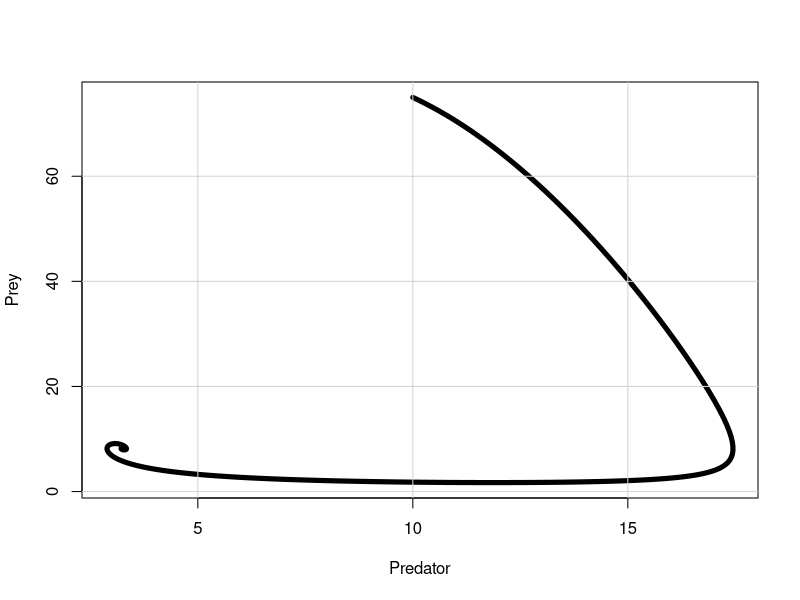
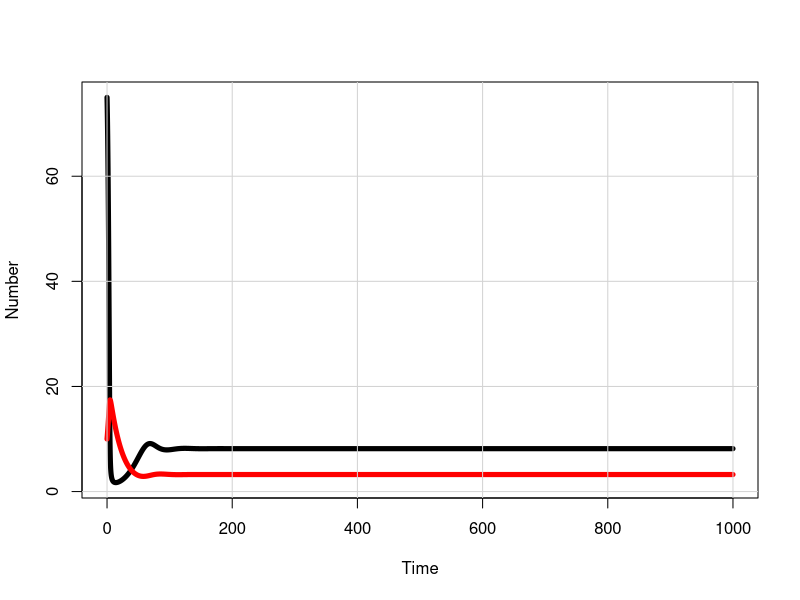

The R source for these figures, in order:
rm(list=ls())
require(deSolve)
#----- The differential equations -----
sir <- function(t, x, p) {
  with(as.list(c(x,p)),{
    #dN <- r*N-a*N*P
    # Classic Lotka-Volterra with exponential growth
    
    # dN <- r*N*(1-N/K)-a*N*P
    # a*N*P - Holling Type I functional response
    
    #dN <- r*N*(1-N/K)- a*P*(N/(1+a*tau*N))
    # a*N/(1+a*tau*N) - Holling Type II 
    
    dN <- r*N*(1-N/K)- P*(a*N^2/(1+a*tau*N^2))
    # a*N^2/(1+a*tau*N^2) - Holling Type III 
    
    #dP <- b*N*P - m*P
    # Holling Type 1 functional response
    
    #dP <- b*P*(N/(1+a*tau*N)) - m*P
    # Holling Type 2 functional response
    
    dP <- b*P*N^2/(1+a*tau*N^2) - m*P
    
    list(c(dN, dP))
  })
}
#----- The main program -------
r <- 0.2 # prey growth rate
a <- 0.01 # prey consumption
b <- 0.001 # conversion to predator
m <- 0.05 # predator death rate
K <- 1000.0 # prey carrying capacity
tau <- 0.5

N0 <- 75.0 # Initial conditions
P0 <- 10.0
times <- seq(0.0, 1000.0, 0.1) # Time sequence
parms <- c(r=r, a=a, b=b, m=m, K=K, tau=tau) # Parameter vector
xstart <- c(N=N0, P=P0) # Initial conditions
my.atol <- c(1e-16,1e-16); # Abs. accuracy
my.rtol <- 1e-12 # Rel. accuracy
out <- as.data.frame(lsoda(xstart, times,
                           sir, parms, my.rtol, my.atol)) # Solve the eqns.
#----- Plot the output -------
plot(out$P, out$N, col="black", type="l", lwd=5,
     xlab="Predator", ylab="Prey")
#lines(out$time, out$P, col="red", lwd=5)
grid(NULL, NULL, lty=1,lwd=1)

plot(out$time, out$N, col="black", type="l", lwd=5,
     xlab="Time", ylab="Number")
lines(out$time, out$P, col="red", lwd=5)
grid(NULL, NULL, lty=1,lwd=1)

#N_star <- m/b
#print(N_star) # Print out equilibria values
#print((r/a)*(1-m/(b*K)))
